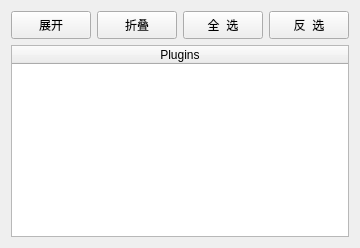
            <widget class="QWidget" name="tab_6">
             <attribute name="title">
              <string>插件</string>
             </attribute>
             <layout class="QGridLayout" name="gridLayout_11">
              <property name="leftMargin">
               <number>11</number>
              </property>
              <property name="topMargin">
               <number>11</number>
              </property>
              <property name="rightMargin">
               <number>11</number>
              </property>
              <property name="bottomMargin">
               <number>11</number>
              </property>
              <item row="0" column="0">
               <layout class="QGridLayout" name="gridLayout_10">
                <item row="0" column="0">
                 <layout class="QHBoxLayout" name="horizontalLayout_2">
                  <item>
                   <widget class="QPushButton" name="pushButton_vuln_zhankai">
                    <property name="minimumSize">
                     <size>
                      <width>60</width>
                      <height>28</height>
                     </size>
                    </property>
                    <property name="text">
                     <string>展开</string>
                    </property>
                   </widget>
                  </item>
                  <item>
                   <widget class="QPushButton" name="pushButton_vuln_zhedie">
                    <property name="minimumSize">
                     <size>
                      <width>60</width>
                      <height>28</height>
                     </size>
                    </property>
                    <property name="text">
                     <string>折叠</string>
                    </property>
                   </widget>
                  </item>
                  <item>
                   <widget class="QPushButton" name="pushButton_vuln_all">
                    <property name="minimumSize">
                     <size>
                      <width>60</width>
                      <height>28</height>
                     </size>
                    </property>
                    <property name="styleSheet">
                     <string notr="true"/>
                    </property>
                    <property name="text">
                     <string>全  选</string>
                    </property>
                   </widget>
                  </item>
                  <item>
                   <widget class="QPushButton" name="pushButton_vuln_noall">
                    <property name="minimumSize">
                     <size>
                      <width>60</width>
                      <height>28</height>
                     </size>
                    </property>
                    <property name="styleSheet">
                     <string notr="true"/>
                    </property>
                    <property name="text">
                     <string>反  选</string>
                    </property>
                   </widget>
                  </item>
                 </layout>
                </item>
                <item row="1" column="0">
                 <widget class="QTreeWidget" name="treeWidget_Plugins">
                  <property name="sizePolicy">
                   <sizepolicy hsizetype="Expanding" vsizetype="Expanding">
                    <horstretch>4</horstretch>
                    <verstretch>0</verstretch>
                   </sizepolicy>
                  </property>
                  <property name="minimumSize">
                   <size>
                    <width>0</width>
                    <height>0</height>
                   </size>
                  </property>
                  <property name="maximumSize">
                   <size>
                    <width>16777215</width>
                    <height>16777215</height>
                   </size>
                  </property>
                  <property name="styleSheet">
                   <string notr="true"/>
                  </property>
                  <property name="verticalScrollBarPolicy">
                   <enum>Qt::ScrollBarAsNeeded</enum>
                  </property>
                  <column>
                   <property name="text">
                    <string>Plugins</string>
                   </property>
                   <property name="textAlignment">
                    <set>AlignCenter</set>
                   </property>
                  </column>
                 </widget>
                </item>
               </layout>
              </item>
             </layout>
            </widget>
